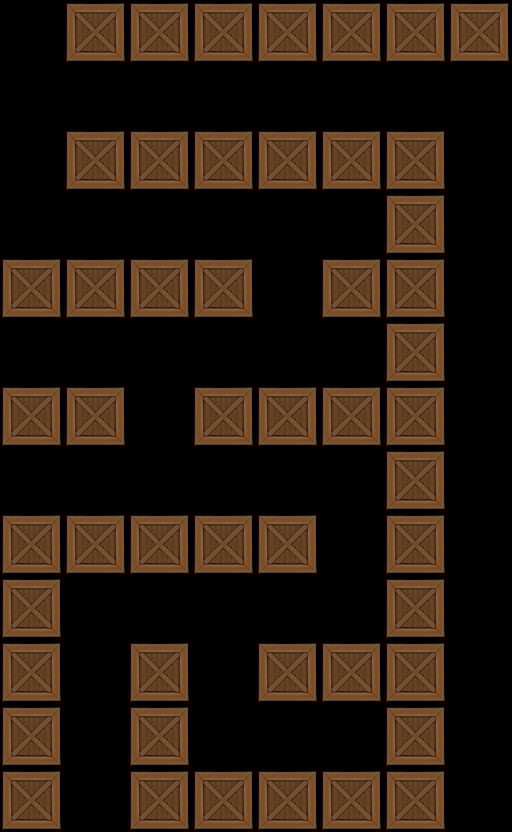

The image is a tile-based game level rendered from a .tmx file. Its description and source (layers, tilesets, objects; grid data summarised) follow:
An orthogonal 8x13 tile map with 64x64 px tiles, 1 tile layer (Tile Layer 1).

<map version="1.0" orientation="orthogonal" width="8" height="13" tilewidth="64" tileheight="64">
 <tileset firstgid="1" name="crate" tilewidth="64" tileheight="64">
  <image source="../../crate.png" width="64" height="64" />
 </tileset>
 <layer name="Tile Layer 1" width="8" height="13">
  <data>[104 cells, 50 non-empty, 1 distinct tile ids]</data>
 </layer>
</map>